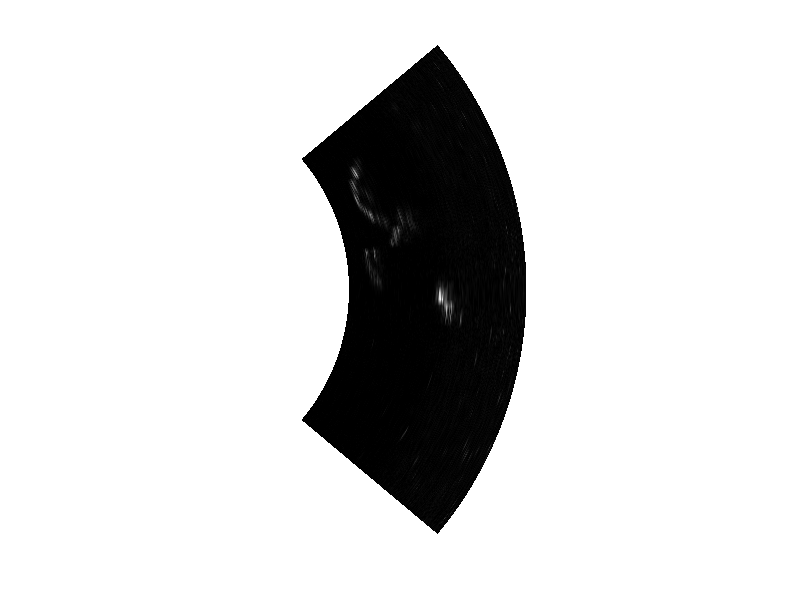
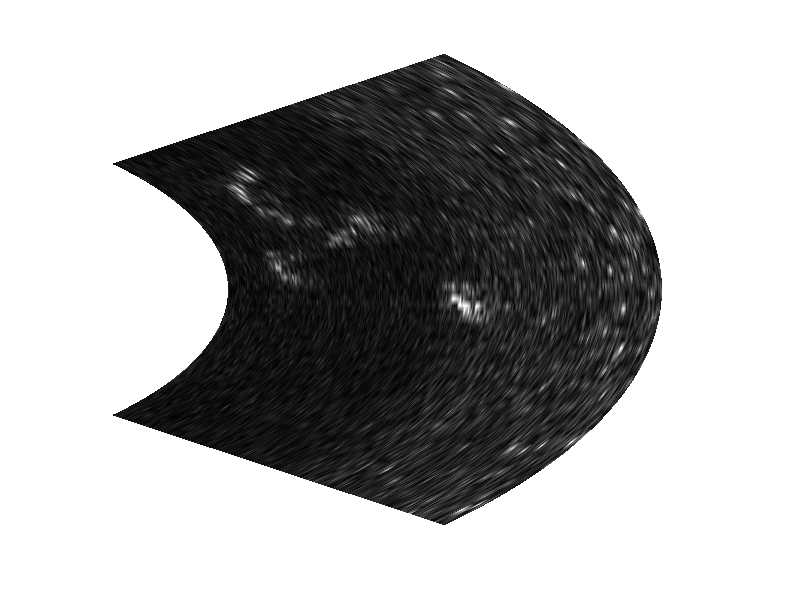
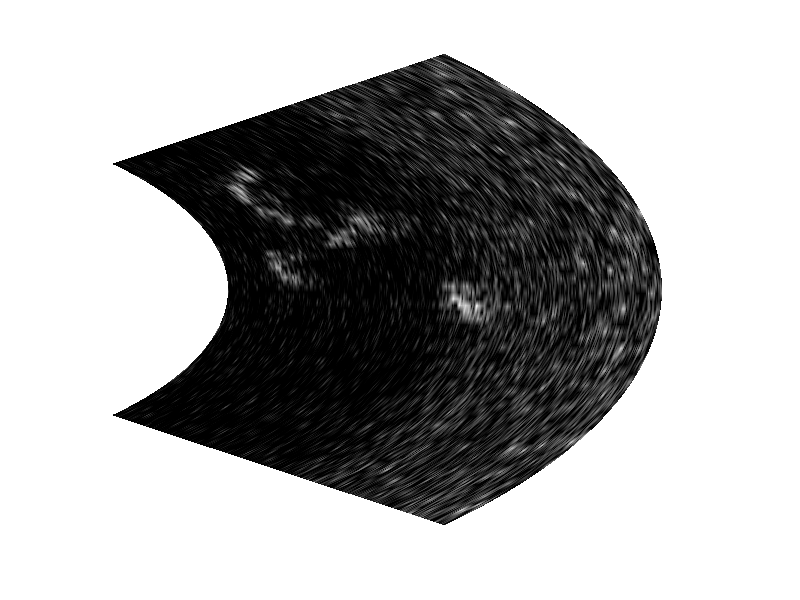
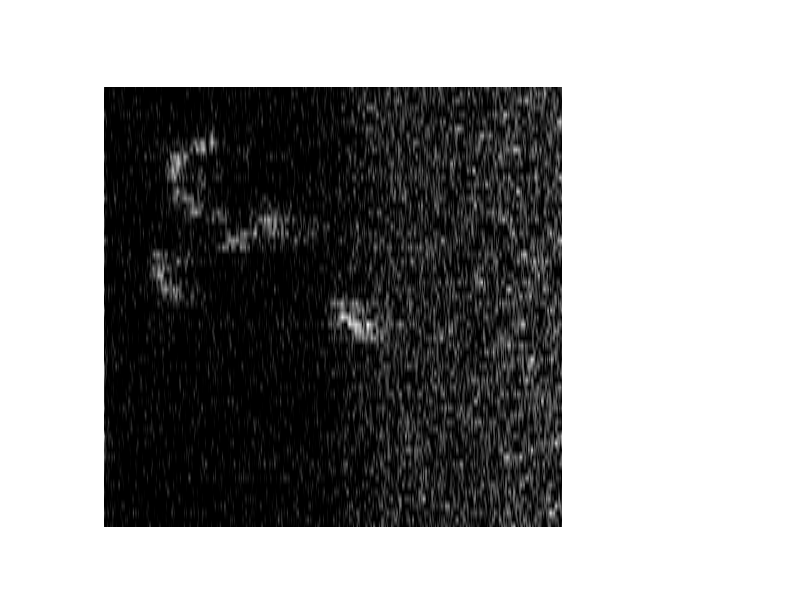

Here is the MATLAB script that generated these plots, in order:
clear all;
close all;

z=load("int380.txt");
z2=z;
% 50 80
[l,c]=size(z);
N=c;

x=zeros(l,c);
y=x;

x0=80;
xf=150;
sector=80;

r=linspace(x0,xf,N);
th=linspace(-sector/2*pi/180,sector/2*pi/180,l);

for j=1:N
  for k=1:l
    x(k,j)=r(j)*cos(th(k));
    y(k,j)=r(j)*sin(th(k));
  endfor
endfor

maxi=max(max(z))
figure(1)
surf(x,y,z);
shading interp;
view ([0 90]);
colormap gray;
caxis([0 maxi/1]);
axis square;
axis equal;
axis off;

fe=125/8;
f0=2;
fm=5;
df=fe/N;
n0=floor(f0/df)
nf=floor(fm/df)

for i=1:l
  tmp=fft(z(i,:));
  tmp(1:n0)=0;
  tmp(nf:N)=0;
  %tmp(nf+1:N-nf)=0;
  %tmp(N-n0:end)=0;
  tmp=abs(ifft(tmp));
  z(i,:)=tmp;
  z2(i,:)=20*log(tmp);
endfor

maxi=max(max(z))

figure(2)
surf(x,y,z);
shading interp;
view ([0 90]);
colormap gray;
caxis([0 maxi/2]);
%axis square;
%axis equal;
axis off;

maxi=max(max(z2))
figure(3)
surf(x,y,z2);
shading interp;
view ([0 90]);
colormap gray;
caxis([maxi-60 maxi]);
%axis square;
%axis equal;
axis off;

figure(4)
surf(z2);
shading interp;
view ([0 90]);
colormap gray;
caxis([maxi-60 maxi]);
%axis square;
%axis equal;
axis off;
